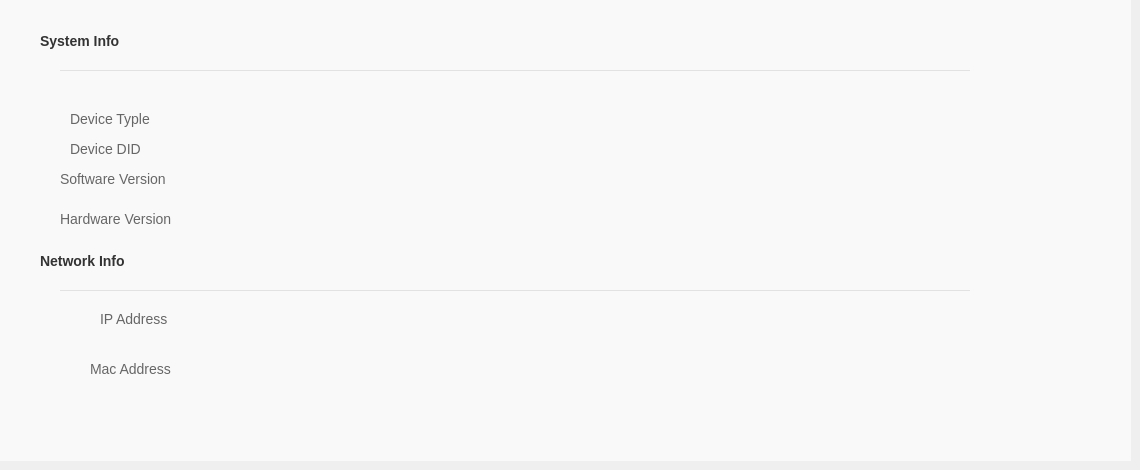
   <widget class="QWidget" name="tab_2">
    <attribute name="title">
     <string>System Info</string>
    </attribute>
    <widget class="QWidget" name="widget_2" native="true">
     <property name="geometry">
      <rect>
       <x>0</x>
       <y>0</y>
       <width>1131</width>
       <height>461</height>
      </rect>
     </property>
     <property name="styleSheet">
      <string notr="true">QWidget{
	background-color: #F9F9F9;
	font-size:14px;
    color: #333333;
}</string>
     </property>
     <widget class="QLabel" name="Systeminfolabel_systeminfo">
      <property name="geometry">
       <rect>
        <x>40</x>
        <y>30</y>
        <width>121</width>
        <height>22</height>
       </rect>
      </property>
      <property name="styleSheet">
       <string notr="true">
	font:bold ;</string>
      </property>
      <property name="text">
       <string>System Info</string>
      </property>
     </widget>
     <widget class="Line" name="Systeminfoline">
      <property name="geometry">
       <rect>
        <x>60</x>
        <y>70</y>
        <width>910</width>
        <height>1</height>
       </rect>
      </property>
      <property name="styleSheet">
       <string notr="true">border:none;
background-color: rgb(226, 226, 226);</string>
      </property>
      <property name="orientation">
       <enum>Qt::Horizontal</enum>
      </property>
     </widget>
     <widget class="QLabel" name="Systeminfolabel_networkinfo">
      <property name="geometry">
       <rect>
        <x>40</x>
        <y>250</y>
        <width>141</width>
        <height>22</height>
       </rect>
      </property>
      <property name="styleSheet">
       <string notr="true">
	font:bold ;
</string>
      </property>
      <property name="text">
       <string>Network Info</string>
      </property>
     </widget>
     <widget class="Line" name="Systeminfoline_1">
      <property name="geometry">
       <rect>
        <x>60</x>
        <y>290</y>
        <width>910</width>
        <height>1</height>
       </rect>
      </property>
      <property name="styleSheet">
       <string notr="true">border:none;
background-color: rgb(226, 226, 226);</string>
      </property>
      <property name="orientation">
       <enum>Qt::Horizontal</enum>
      </property>
     </widget>
     <widget class="QLabel" name="Systeminfolabel_devicetype">
      <property name="geometry">
       <rect>
        <x>70</x>
        <y>110</y>
        <width>84</width>
        <height>17</height>
       </rect>
      </property>
      <property name="styleSheet">
       <string notr="true">	color:#666666;</string>
      </property>
      <property name="text">
       <string>Device Typle</string>
      </property>
     </widget>
     <widget class="QLabel" name="Systeminfolabel_devicetypeInput">
      <property name="geometry">
       <rect>
        <x>200</x>
        <y>110</y>
        <width>91</width>
        <height>22</height>
       </rect>
      </property>
      <property name="text">
       <string/>
      </property>
     </widget>
     <widget class="QLabel" name="Systeminfolabel_devicedidinput">
      <property name="geometry">
       <rect>
        <x>200</x>
        <y>140</y>
        <width>91</width>
        <height>22</height>
       </rect>
      </property>
      <property name="text">
       <string/>
      </property>
     </widget>
     <widget class="QLabel" name="Systeminfolabel_devicedid">
      <property name="geometry">
       <rect>
        <x>70</x>
        <y>140</y>
        <width>81</width>
        <height>17</height>
       </rect>
      </property>
      <property name="styleSheet">
       <string notr="true">	color:#666666;</string>
      </property>
      <property name="text">
       <string>Device DID</string>
      </property>
     </widget>
     <widget class="QLabel" name="Systeminfolabel_softversioninput">
      <property name="geometry">
       <rect>
        <x>200</x>
        <y>180</y>
        <width>91</width>
        <height>22</height>
       </rect>
      </property>
      <property name="text">
       <string/>
      </property>
     </widget>
     <widget class="QLabel" name="Systeminfolabel_softversion">
      <property name="geometry">
       <rect>
        <x>60</x>
        <y>170</y>
        <width>113</width>
        <height>17</height>
       </rect>
      </property>
      <property name="styleSheet">
       <string notr="true">	color:#666666;</string>
      </property>
      <property name="text">
       <string>Software Version</string>
      </property>
     </widget>
     <widget class="QLabel" name="Systeminfolabel_hardwareversioninput">
      <property name="geometry">
       <rect>
        <x>190</x>
        <y>210</y>
        <width>91</width>
        <height>22</height>
       </rect>
      </property>
      <property name="text">
       <string/>
      </property>
     </widget>
     <widget class="QLabel" name="Systeminfolabel_hardwareversion">
      <property name="geometry">
       <rect>
        <x>60</x>
        <y>210</y>
        <width>119</width>
        <height>17</height>
       </rect>
      </property>
      <property name="styleSheet">
       <string notr="true">	color:#666666;</string>
      </property>
      <property name="text">
       <string>Hardware Version</string>
      </property>
     </widget>
     <widget class="QLabel" name="Systeminfolabel_ipaddress">
      <property name="geometry">
       <rect>
        <x>100</x>
        <y>310</y>
        <width>73</width>
        <height>17</height>
       </rect>
      </property>
      <property name="styleSheet">
       <string notr="true">	color:#666666;</string>
      </property>
      <property name="text">
       <string>IP Address</string>
      </property>
     </widget>
     <widget class="QLabel" name="Systeminfolabel_macaddressinput">
      <property name="geometry">
       <rect>
        <x>220</x>
        <y>360</y>
        <width>91</width>
        <height>22</height>
       </rect>
      </property>
      <property name="text">
       <string/>
      </property>
     </widget>
     <widget class="QLabel" name="Systeminfoabel_macaddress">
      <property name="geometry">
       <rect>
        <x>90</x>
        <y>360</y>
        <width>90</width>
        <height>17</height>
       </rect>
      </property>
      <property name="styleSheet">
       <string notr="true">	color:#666666;</string>
      </property>
      <property name="text">
       <string>Mac Address</string>
      </property>
     </widget>
     <widget class="QLabel" name="Systeminfolabel_ipaddressinput">
      <property name="geometry">
       <rect>
        <x>210</x>
        <y>310</y>
        <width>91</width>
        <height>22</height>
       </rect>
      </property>
      <property name="text">
       <string/>
      </property>
     </widget>
    </widget>
   </widget>
